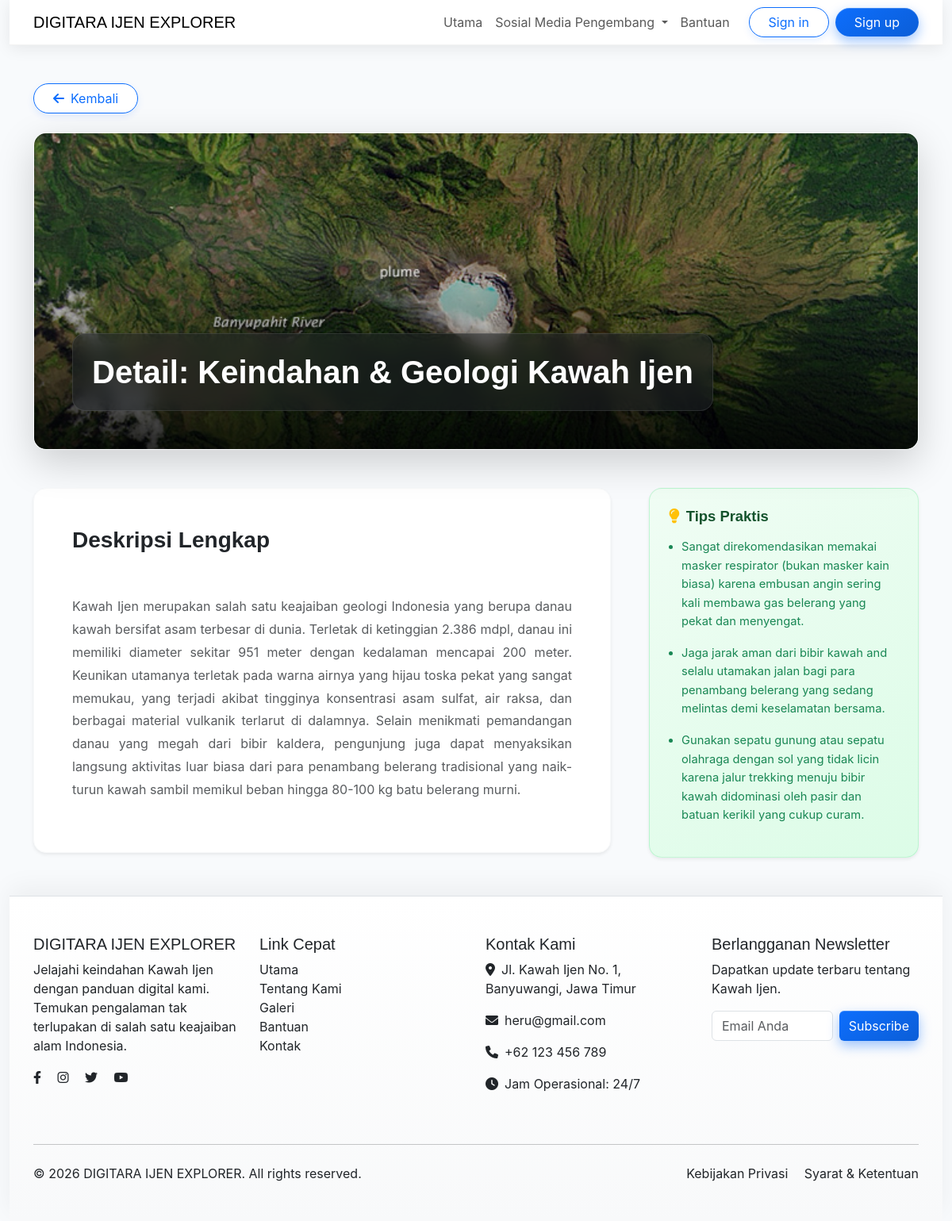
/api/keindahan-kawah-ijen.php, run on the app's committed database.
### tables this page shows
CREATE TABLE IF NOT EXISTS `wisata` (
  `id` INT AUTO_INCREMENT PRIMARY KEY,
  `slug` VARCHAR(100) UNIQUE NOT NULL,
  `title` VARCHAR(255) NOT NULL,
  `deskripsi` TEXT NOT NULL,
  `img` VARCHAR(255) NOT NULL,
  `popup_title` VARCHAR(255) NOT NULL,
  `popup_content` TEXT NOT NULL
);

### api/keindahan-kawah-ijen.php (the view, shortened to what this page needs)
<?php
require_once __DIR__ . '/config.php';
$slug = 'keindahan-kawah-ijen';
$stmt = $pdo->prepare("SELECT * FROM wisata WHERE slug = ?");
$stmt->execute([$slug]);
$wisata = $stmt->fetch();
$stmtTips = $pdo->prepare("SELECT tip FROM wisata_tips WHERE wisata_id = ?");
$stmtTips->execute([$wisata['id']]);
$tips = $stmtTips->fetchAll(PDO::FETCH_COLUMN);
?>
<!DOCTYPE html>
<html lang="en">
<head>
    <link rel="stylesheet" href="/assets/BOOTSRAP/css/bootstrap.min.css">
    <link rel="stylesheet" href="https://cdnjs.cloudflare.com/ajax/libs/font-awesome/6.0.0/css/all.min.css">
    <link rel="stylesheet" href="/index/style.css">
</head>
<body>
    <div class="container-fluid">
        <div class="row">
            <div class="col">
            <nav class="navbar navbar-expand-lg sticky-top">
                <div class="container">
                    <a class="navbar-brand" href="/api/index.php">DIGITARA IJEN EXPLORER</a>
                    <div class="collapse navbar-collapse" id="navbarNav">
                        <ul class="navbar-nav ms-auto align-items-center">
                            <li class="nav-item"><a class="nav-link" href="/api/index.php">Utama</a></li>
                            <li class="nav-item dropdown">
                                <a class="nav-link dropdown-toggle" href="#" id="navbarDropdown" role="button" data-bs-toggle="dropdown" aria-expanded="false" data-bs-display="static">
                                    Sosial Media Pengembang
                                </a>
                            </li>
                            <li class="nav-item"><a class="nav-link" href="#">Bantuan</a></li>
                            <li class="nav-item ms-lg-3 d-flex align-items-center flex-column flex-lg-row">
                                <?php if (isset($_SESSION['username'])): ?>
                                    <span class="navbar-text me-lg-3 mb-2 mb-lg-0 fw-bold text-dark"><i class="fas fa-user-circle me-1"></i>Halo, <?php echo htmlspecialchars($_SESSION['username']); ?></span>
                                    <a href="/api/logout.php" class="btn btn-outline-danger rounded-pill px-4">Sign out</a>
                                <?php else: ?>
                                    <a href="/api/login.php" class="btn btn-outline-primary rounded-pill px-4 me-2 mb-2 mb-lg-0">Sign in</a>
                                    <a href="/api/register.php" class="btn btn-primary rounded-pill px-4">Sign up</a>
                                <?php endif; ?>
                            </li>
                        </ul>
                    </div>
                </div>
            </nav>
            </div>
        </div>
        <div class="container my-5">
            <div class="mb-4">
                <a href="/api/index.php" class="btn btn-outline-primary rounded-pill px-4">
                    <i class="fas fa-arrow-left me-2"></i>Kembali
                </a>
            </div>
            <div class="position-relative rounded-4 overflow-hidden shadow-lg mb-5" style="height: 400px; border: 1px solid rgba(255,255,255,0.25);">
                <img src="<?php echo htmlspecialchars($wisata['img']); ?>" class="w-100 h-100" style="object-fit: cover;" alt="<?php echo htmlspecialchars($wisata['title']); ?>">
                <div class="position-absolute bottom-0 start-0 p-4 p-md-5 w-100">
                    <div class="bg-dark bg-opacity-50 rounded-4 p-4 text-white border border-white border-opacity-10 d-inline-block" style="max-width: 80%; backdrop-filter: blur(10px); -webkit-backdrop-filter: blur(10px);">
                        <h1 class="display-6 fw-bold mb-0"><?php echo htmlspecialchars($wisata['popup_title']); ?></h1>
                    </div>
                </div>
            </div>
            <div class="row g-5">
                <div class="col-lg-8">
                    <div class="bg-white p-4 p-md-5 rounded-4 shadow-sm border border-light">
                        <h3 class="fw-bold text-dark mb-4">Deskripsi Lengkap</h3>
                        <p class="text-muted fs-6" style="line-height: 1.8; text-align: justify; white-space: pre-line;">
                            <?php echo htmlspecialchars($wisata['popup_content']); ?>
                        </p>
                    </div>
                </div>
                <div class="col-lg-4">
                    <div class="modal-tips-container p-4 rounded-4 shadow-sm">
                        <h5 class="tips-heading fw-bold mb-3">
                            <i class="fas fa-lightbulb me-2 text-warning"></i>Tips Praktis
                        </h5>
                        <ul class="tips-list ps-3">
                            <?php foreach ($tips as $tip): ?>
                                <li class="mb-3 text-success" style="line-height: 1.6;"><?php echo htmlspecialchars($tip); ?></li>
                            <?php endforeach; ?>
                        </ul>
                    </div>
                </div>
            </div>
        </div>
        <footer class="bg-light text-dark mt-5 py-5 border-top">
            <div class="container">
                <div class="row">
                    <div class="col-lg-3 col-md-6 mb-4">
                        <h5>DIGITARA IJEN EXPLORER</h5>
                        <p>Jelajahi keindahan Kawah Ijen dengan panduan digital kami. Temukan pengalaman tak terlupakan di salah satu keajaiban alam Indonesia.</p>
                        <div class="social-icons">
                            <a href="#" class="text-dark me-3"><i class="fab fa-facebook-f"></i></a>
                            <a href="#" class="text-dark me-3"><i class="fab fa-instagram"></i></a>
                            <a href="#" class="text-dark me-3"><i class="fab fa-twitter"></i></a>
                            <a href="#" class="text-dark"><i class="fab fa-youtube"></i></a>
                        </div>
                    </div>
                    <div class="col-lg-3 col-md-6 mb-4">
                        <h5>Link Cepat</h5>
                        <ul class="list-unstyled">
                            <li><a href="/api/index.php" class="text-dark text-decoration-none">Utama</a></li>
                            <li><a href="#" class="text-dark text-decoration-none">Tentang Kami</a></li>
                            <li><a href="#" class="text-dark text-decoration-none">Galeri</a></li>
                            <li><a href="#" class="text-dark text-decoration-none">Bantuan</a></li>
                            <li><a href="#" class="text-dark text-decoration-none">Kontak</a></li>
                        </ul>
                    </div>
                    <div class="col-lg-3 col-md-6 mb-4">
                        <h5>Kontak Kami</h5>
                        <p><i class="fas fa-map-marker-alt me-2"></i>Jl. Kawah Ijen No. 1, Banyuwangi, Jawa Timur</p>
                        <p><i class="fas fa-envelope me-2"></i>heru@gmail.com</p>
                        <p><i class="fas fa-phone me-2"></i>+62 123 456 789</p>
                        <p><i class="fas fa-clock me-2"></i>Jam Operasional: 24/7</p>
                    </div>
                    <div class="col-lg-3 col-md-6 mb-4">
                        <h5>Berlangganan Newsletter</h5>
                        <p>Dapatkan update terbaru tentang Kawah Ijen.</p>
                        <form class="d-flex">
                            <input class="form-control me-2" type="email" placeholder="Email Anda">
                            <button class="btn btn-primary" type="submit">Subscribe</button>
                        </form>
                    </div>
                </div>
                <hr class="my-4">
                <div class="row align-items-center">
                    <div class="col-md-6">
                        <p class="mb-0">&copy; 2026 DIGITARA IJEN EXPLORER. All rights reserved.</p>
                    </div>
                    <div class="col-md-6 text-md-end">
                        <a href="#" class="text-dark text-decoration-none me-3">Kebijakan Privasi</a>
                        <a href="#" class="text-dark text-decoration-none">Syarat & Ketentuan</a>
                    </div>
                </div>
            </div>
        </footer>
    </div>
</body>
</html>

### index/style.css (style rules this page uses)
body { font-family: 'Inter', sans-serif; background-color: #f8fafc; animation: fadeInUpPage 0.8s cubic-bezier(0.34, 1.3, 0.64, 1) forwards; opacity: 0; transform-origin: top center; }
h1, h2, h3, h4, h5, h6, .navbar-brand { font-family: 'Outfit', sans-serif; }
.navbar { background-color: rgba(255, 255, 255, 0.95); backdrop-filter: blur(10px); box-shadow: 0 4px 20px rgba(0,0,0,0.08) !important; border-bottom: 1px solid rgba(0,0,0,0.05); }
.btn-primary { background: linear-gradient(145deg, #0d6efd, #0b5ed7); border: none; box-shadow: 0 6px 15px rgba(13, 110, 253, 0.4), inset 0 1px 0 rgba(255,255,255,0.2); transition: all 0.2s ease; }
.btn-outline-primary { box-shadow: 0 4px 10px rgba(13, 110, 253, 0.1); background: white; transition: all 0.2s ease; }
footer { box-shadow: 0 -10px 30px rgba(0,0,0,0.05); background: linear-gradient(to bottom, #ffffff, #f8f9fa) !important; }
.modal-tips-container { background: linear-gradient(145deg, #f0fdf4, #dcfce7); border-radius: 20px; padding: 24px; border: 1px solid rgba(74, 222, 128, 0.25); box-shadow: inset 0 1px 0 rgba(255, 255, 255, 0.6); }
.tips-heading { font-family: 'Outfit', sans-serif; font-weight: 700; font-size: 1.15rem; color: #14532d; margin-bottom: 12px; }
.tips-list { margin: 0; padding-left: 20px; }
.tips-list li { font-family: 'Inter', sans-serif; font-size: 0.92rem; line-height: 1.5; color: #166534; margin-bottom: 8px; }
.tips-list li:last-child { margin-bottom: 0; }

### data on the page
wisata: img (picture), popup_title "Detail: Keindahan & Geologi Kawah Ijen", popup_content "Kawah Ijen merupakan salah satu keajaiban geologi Indonesia yang berupa danau kawah bersifat asam terbesar di dunia. Terletak di ketinggian 2.386 mdpl, danau ini memiliki diameter sekitar 951 meter dengan kedalaman mencapai 200 meter. Keunikan utamanya terletak pada warna airnya yang hijau toska pekat yang sangat memukau, yang terjadi akibat tingginya konsentrasi asam sulfat, air raksa, dan berbagai material vulkanik terlarut di dalamnya. Selain menikmati pemandangan danau yang megah dari bibir kaldera, pengunjung juga dapat menyaksikan langsung aktivitas luar biasa dari para penambang belerang tradisional yang naik-turun kawah sambil memikul beban hingga 80-100 kg batu belerang murni."

### other printed values
$tip "Sangat direkomendasikan memakai masker respirator (bukan masker kain biasa) karena embusan angin sering kali membawa gas belerang yang pekat dan menyengat."
$tip "Jaga jarak aman dari bibir kawah and selalu utamakan jalan bagi para penambang belerang yang sedang melintas demi keselamatan bersama."
$tip "Gunakan sepatu gunung atau sepatu olahraga dengan sol yang tidak licin karena jalur trekking menuju bibir kawah didominasi oleh pasir dan batuan kerikil yang cukup curam."
